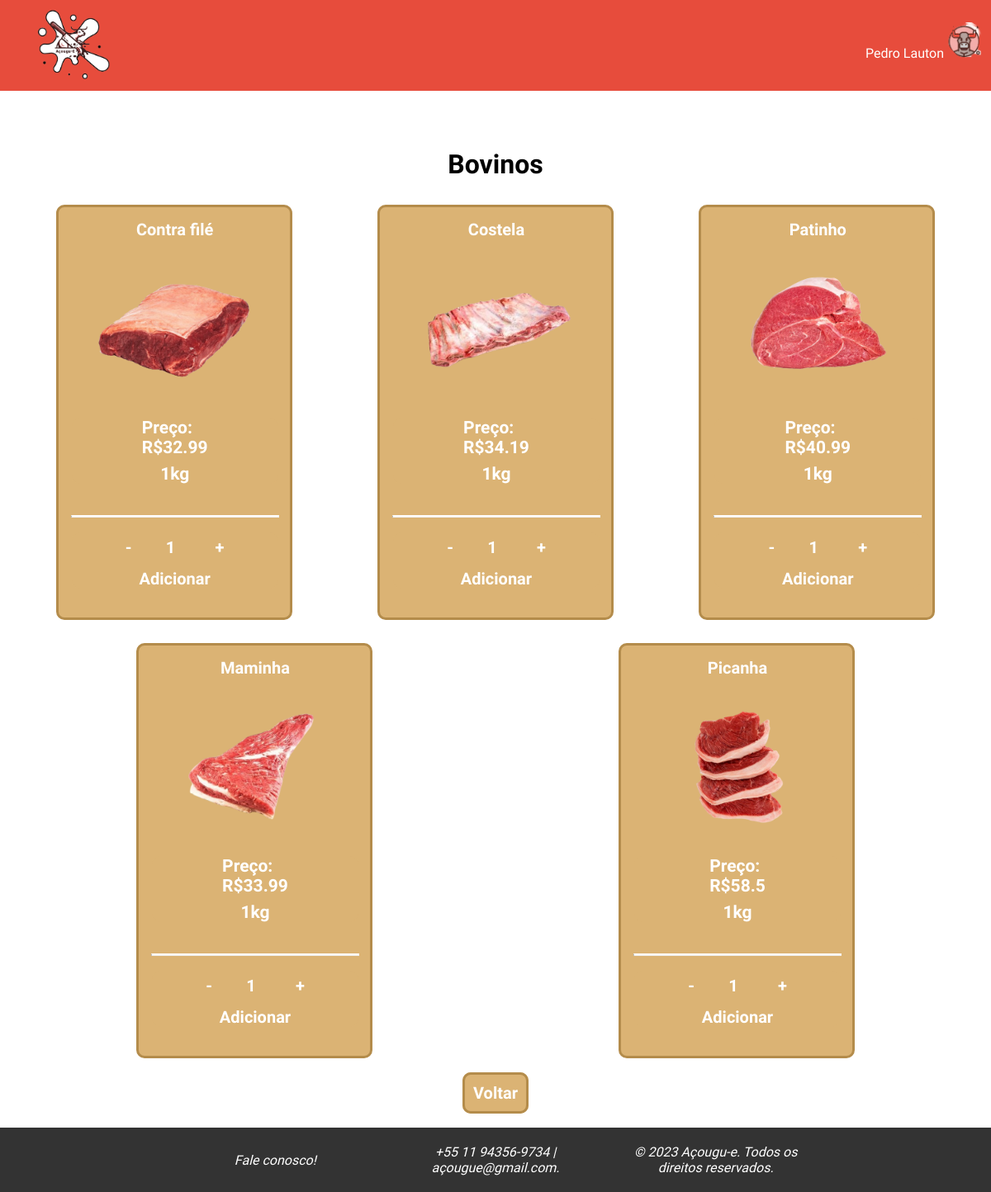
Screenshot of /php/php_usuario/bovino.php (signed in) with the database file from the repository.
### tables this page shows
CREATE TABLE `clientes` (
  `ClienteId` int(11) NOT NULL,
  `Nome` varchar(150) NOT NULL,
  `Email` varchar(100) NOT NULL,
  `Senha` char(64) NOT NULL,
  `Endereco` varchar(300) NOT NULL
);

CREATE TABLE `estoque` (
  `ProdutoId` int(11) NOT NULL,
  `NomeProduto` varchar(120) NOT NULL,
  `PorcaoUnidadeKg` float NOT NULL,
  `PrecoUnitario` float NOT NULL,
  `Lote` varchar(50) NOT NULL,
  `CategoriaId` int(11) NOT NULL,
  `FornecedorId` int(11) NOT NULL,
  `Quantidade` int(11) NOT NULL,
  `fotoProduto` varchar(100) NOT NULL
);

### includes/Usuario.class.php (called while the page is built, shortened)
<?php
class Usuario {
    public function logged($id, $tipoUsuario)
    {
        global $pdo;
        $tabela = ($tipoUsuario == 'cliente') ? 'clientes' : 'administradores';
        $colunaId = ($tipoUsuario == 'cliente') ? 'ClienteId' : 'AdmId';
        $sql = "SELECT Nome FROM $tabela WHERE $colunaId = :id";
        $stmt = $pdo->prepare($sql);
        $stmt->bindValue(":id", $id);
        $stmt->execute();
        return $stmt->fetch(PDO::FETCH_ASSOC);
    }
}
?>

### includes/verifica.php (called while the page is built)
<?php
require 'config.php';
if (isset($_SESSION['tipo_usuario']) && !empty($_SESSION['tipo_usuario'])) {
    require_once 'Usuario.class.php';
    $u = new Usuario();
    if ($_SESSION['tipo_usuario'] == 'cliente') {
        if (isset($_SESSION['idcli']) && !empty($_SESSION['idcli'])) {
            $listLogged = $u->logged($_SESSION['idcli'], $_SESSION['tipo_usuario']);
            $nomeUsu = isset($listLogged['Nome']) ? $listLogged['Nome'] : null;
        } else {
            header("Location: login.php");
            exit();
        }
    } elseif ($_SESSION['tipo_usuario'] == 'administrador') {
        $listAdmin = $u->logged($_SESSION['id_admin'], $_SESSION['tipo_usuario']);
        $nomeUsu = is_array($listAdmin) ? $listAdmin['Nome'] : null;
    } else {
        header("Location: login.php");
        exit();
    }
} else {
    header("Location: ../../php_entrada/login.php");
    exit();
}
?>

### php/php_usuario/bovino.php (the view, shortened to what this page needs)
<?php
    require '../../includes/verifica.php';
    if (isset($_SESSION['idcli']) && !empty($_SESSION['idcli'])):
?>
<!DOCTYPE html>
<html lang="pt-br">
<head>
    <link rel="stylesheet" href="../../style/css_usuario/css-bovino.css">
</head>
<body>
    <?php include_once "nav_usuario.php"; ?>
    <main>
        <div class="container">
            <h1 id="titulo_cortes">Bovinos</h1>
            <ul class="container produtos">
                <?php
                    $select = $pdo->prepare("SELECT * FROM estoque");
                    $select->execute();
                    $fetch = $select->fetchAll();
                    $contador = 0;
                    $aux = 1;
                    foreach ($fetch as $produto):
                        if ($contador <= 4) {
                            $contador++;
                            continue;
                        }
                ?>
                <li class="container produtos cartao">
                    <span><b><?= $produto["NomeProduto"] ?></b></span>
                    <img src="../../img/corte<?= $aux ?>_bovinos.png" alt="Cortes frango"/>
                    <section class="container produtos cartao descricao">
                        <h1>Preço:<br>R$<?= $produto["PrecoUnitario"] ?></h1>
                        <h2>1kg</h2>
                    </section>
                    <hr>
                    <form action="carrinho.php" class="container produtos cartao descricao" method="post">
                        <div>
                            <button type="button" class="input_descricao_btn" onclick="decrement(this, 'qtd<?= $produto["ProdutoId"] ?>')">-</button>
                            <input type="number" value="1" min="1" max="99" id="input_descricao_qtd" name="qtd<?= $produto["ProdutoId"] ?>" readonly>
                            <button type="button" class="input_descricao_btn" onclick="increment(this, 'qtd<?= $produto["ProdutoId"] ?>')">+</button>
                        </div>
                        <button type="submit" id="input_descricao_sub">Adicionar</button>
                    </form>
                </li>
                <?php
                    $contador++;
                    $aux++;
                    if ($contador > 9) {
                        break;
                    }
                    endforeach;
                ?>
            </ul>
            <a href="shop.php" class="a_btn">Voltar</a>
        </div>
    </main>
    <?php include_once "footer_usuario.php"; ?>
</body>
</html>
<?php
    else:
        header("Location: ../../index.php");
        exit();
    endif;
?>

### php/php_usuario/nav_usuario.php (shortened to what this page needs)
<!DOCTYPE html>
<html lang="pt-br">
<head>
    <link rel="stylesheet" href="../../style/css_usuario/css-nav_usuario.css">
</head>
<body>
    <nav>
        <div class="nav">
            <a href="../../index.php"><img src="../../img/logo.png" alt="Logo Açougu-E"></a>
            <p id="nav_usuario"><?php echo $nomeUsu; ?><img src="../../img/logo_usuario.png" alt="Logo usuário" id="nav_menu_li_img"></p>
        </div>
    </nav>
<body>
</html>

### style/css_usuario/css-bovino.css (style rules this page uses)
* { margin: 0; padding: 0; }
body { font-family: 'Playpen Sans', sans-serif; box-sizing: border-box; width: 100%; height: 100%; }
main { padding-top: 110px; text-align: center; display: flex; justify-content: center; align-items: center; }
#titulo_cortes { padding: 20px; }
.container { padding: 10px; margin-bottom: 20px; }
.container .produtos { list-style-type: none; margin: 10px 10px; padding: 0; display: flex; flex-wrap: wrap; gap: 8px; justify-content: center; }
.container .produtos .cartao .descricao { max-height: 100px; font-size: 14px; color: white; padding: 0 0 0 0; border: none; text-align: left; overflow: hidden; display: flex; align-items: center; }
.container .produtos .cartao { margin: auto; background-color: #DBB374; width: 250px; padding: 15px; display: flex; flex-direction: column; align-items: center; transition: 0.2s ease-in-out; border-style: solid; border-color: #b48c4b; bottom: 0; border-radius: 10px; margin-bottom: 20px; }
.container .produtos .cartao hr { border-top: 2px solid white; width: 100%; margin: 10px 0; }
span { color: white; font-size: 20px; }
.container img { width: 200px; height: 200px; }
#input_descricao_qtd { background: transparent; border: none; margin: 6px 0; font-size: 20px; text-align: center; font-family: 'Playpen Sans', sans-serif; color: white; font-weight: bold; pointer-events: none; margin-left: 8px; }
#input_descricao_sub, .input_descricao_btn { font-family: 'Playpen Sans', sans-serif; background: transparent; border: none; color: white; font-weight: bold; font-size: 20px; cursor: pointer; }
.a_btn { margin: 10px 23px; font-family: 'Playpen Sans', sans-serif; background-color: #DBB374; padding: 10px; border: #b48c4b; border-radius: 10px; border-style: solid; color: white; font-weight: bold; font-size: 20px; cursor: pointer; text-decoration: none; }

### style/css_usuario/css-nav_usuario.css (style rules this page uses)
* { margin: 0; padding: 0; }
body { font-family: 'Playpen Sans', sans-serif; box-sizing: border-box; width: 100%; height: 100%; }
.nav { display: flex; background-color: #E74C3C; position: fixed; width: 100%; height: 110px; z-index: 1000; }
.nav img { width: 80px; padding: 1vw; margin: 20px 0 0 40px; }
.nav_menu li, #nav_usuario { display: inline-block; text-align: center; padding: 7px; border-bottom: #be5555; border: #be5555; border-width: 2px; border-style: solid; }
.nav li a, #nav_usuario { text-decoration: none; color: white; border: none; }
#nav_menu_li_img { margin: 0; width: 50px; height: auto; display: none; }
#nav_usuario { display: none; cursor: pointer; }
@media screen and (min-width: 768px) { #nav_menu_li_img { display:unset; } }
@media screen and (min-width: 768px) { #nav_usuario { display: unset; margin-left: auto; padding-top: 17px; } }
@media screen and (min-width: 768px) { .nav img { width: 100px; margin: auto; padding: 0; padding-top: 10px; margin-left: 40px; margin-bottom: 10px; } }

### style/css_usuario/css-footer_usuario.css (style rules this page uses)
body { font-family: 'Playpen Sans', sans-serif; box-sizing: border-box; width: 100%; min-height: 100vh; margin: 0; display: flex; flex-direction: column; }
main { flex: 1; padding-top: 150px; }

### rows the page displays
clientes: Nome "Pedro Lauton"
estoque: NomeProduto "Contra filé", shows a picture, PrecoUnitario "32.99"
estoque: NomeProduto "Costela", shows a picture, PrecoUnitario "34.19"
estoque: NomeProduto "Patinho", shows a picture, PrecoUnitario "40.99"
estoque: NomeProduto "Maminha", shows a picture, PrecoUnitario "33.99"
estoque: NomeProduto "Picanha", shows a picture, PrecoUnitario "58.5"
